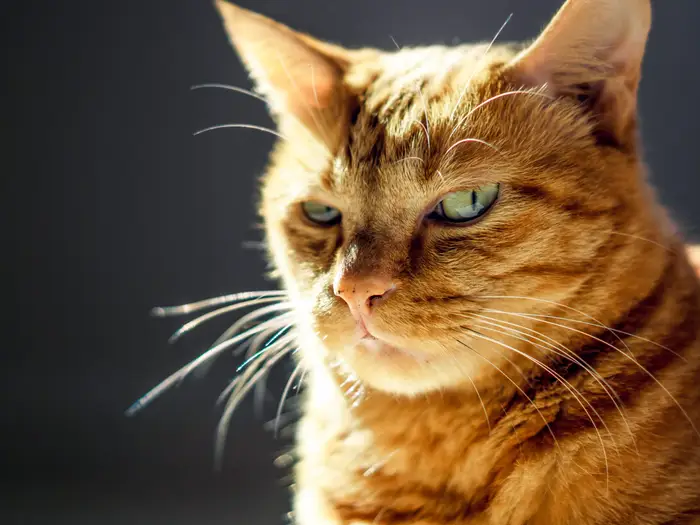
#> input picture 데이터 분석/Python-Data-Analysis-and-Image-Processing-Tutorial-master/07. OpenCV 이미지 연산/cat.jpg, 700 x 525 px
$ jupyter execute 'OpenCV 이미지 연산.ipynb'
#> lines starting #> are read from the running program, lines starting #| are printed output that depends on the picture; after the words box and inside, x2 and y2 are one past the last pixel; in counts of white or black regions, pixels touching at a corner belong together
<a href="https://colab.research.google.com/github/ndb796/Python-Data-Analysis-and-Image-Processing-Tutorial/blob/master/07.%20OpenCV%20%EC%9D%B4%EB%AF%B8%EC%A7%80%20%EC%97%B0%EC%82%B0/OpenCV%20%EC%9D%B4%EB%AF%B8%EC%A7%80%20%EC%97%B0%EC%82%B0.ipynb" target="_parent"></a>

## OpenCV 이미지 연산
[강의 노트](https://github.com/ndb796/Python-Data-Analysis-and-Image-Processing-Tutorial/blob/master/07.%20OpenCV%20%EC%9D%B4%EB%AF%B8%EC%A7%80%20%EC%97%B0%EC%82%B0/Python%20%EB%8D%B0%EC%9D%B4%ED%84%B0%20%EB%B6%84%EC%84%9D%EA%B3%BC%20%EC%9D%B4%EB%AF%B8%EC%A7%80%20%EC%B2%98%EB%A6%AC%20-%20OpenCV%20%EC%9D%B4%EB%AF%B8%EC%A7%80%20%EC%97%B0%EC%82%B0.pdf)

CoLab에서 파일을 업로드하는 방법은 다음과 같습니다.

[cell 1]
from google.colab import files
uploaded = files.upload()
#> the answer given: cat.jpg

OpenCV를 활용한 이미지 크기 및 픽셀 정보 확인

[cell 2]
import cv2
image = cv2.imread('cat.jpg')
#> image is the input picture: shape (525, 700, 3); mean B, G, R 61.6, 87.6, 111.7

# 픽셀 수 및 이미지 크기 확인
print(image.shape)
#| (525, 700, 3)
print(image.size)
#| 1102500

# 이미지 Numpy 객체의 특정 픽셀을 가리킵니다.
px = image[100, 100]
#> px = [42, 38, 37]

# B, G, R 순서로 출력됩니다.
# (단, Gray Scale인 경우에는 B, G, R로 구분되지 않습니다.)
print(px)
#| [42 38 37]

# R 값만 출력하기
print(px[2])
#| 37

OpenCV를 활용한 특정 범위 픽셀 변경

[cell 3]
import cv2
import matplotlib.pyplot as plt
import time

image = cv2.imread('cat.jpg')

start_time = time.time()
for i in range(0, 100):
    for j in range(0, 100):
        image[i, j] = [255, 255, 255]
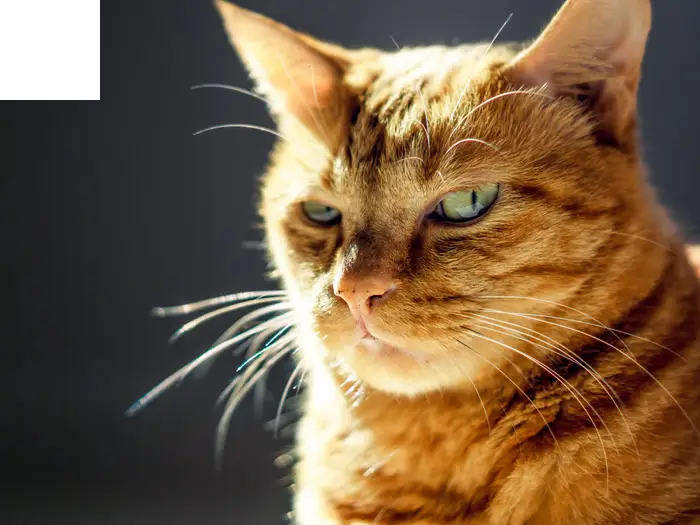
#> image: shape (525, 700, 3); 2.72% of pixels changed, all inside (x1, y1, x2, y2) = (0, 0, 100, 100)
print("--- %s seconds ---" % (time.time() - start_time))

start_time = time.time()
image[0:100, 0:100] = [0, 0, 0]
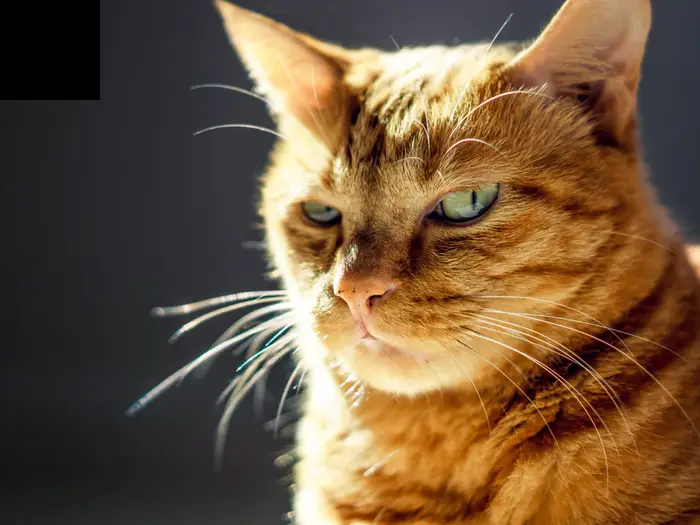
#> image: shape (525, 700, 3); 2.72% of pixels changed, all inside (x1, y1, x2, y2) = (0, 0, 100, 100)
print("--- %s seconds ---" % (time.time() - start_time))

plt.imshow(cv2.cvtColor(image, cv2.COLOR_BGR2RGB))
plt.show()

OpenCV를 활용한 ROI(Region of Interest: 관심 있는 영역) 추출

[cell 4]
import cv2
import matplotlib.pyplot as plt

image = cv2.imread('cat.jpg')

# Numpy Slicing: ROI 처리 가능
roi = image[300:450, 150:300]
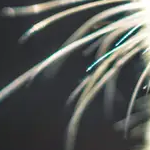
#> roi: shape (150, 150, 3); mean B, G, R 86, 89.4, 86.4

# ROI 단위로 이미지 복사하기
image[0:150, 0:150] = roi
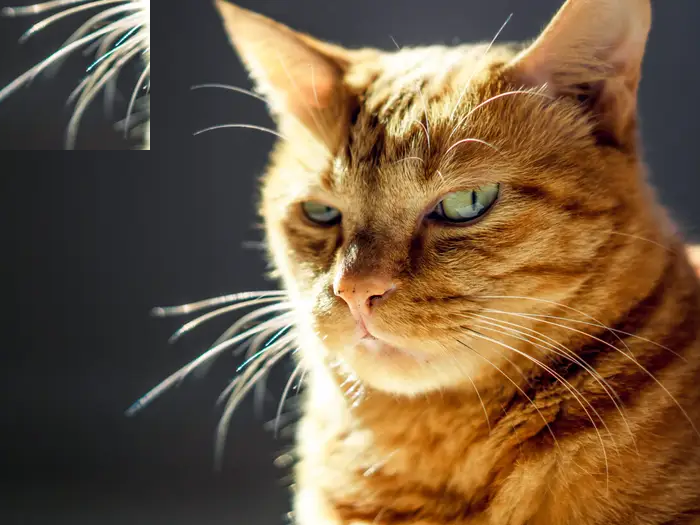
#> image: shape (525, 700, 3); 6.12% of pixels changed, all inside (x1, y1, x2, y2) = (0, 0, 150, 150)

plt.imshow(cv2.cvtColor(image, cv2.COLOR_BGR2RGB))
plt.show()

OpenCV를 활용한 픽셀별 색상 다루기

[cell 5]
import cv2
import matplotlib.pyplot as plt

image = cv2.imread('cat.jpg')
image[:, :, 2] = 0
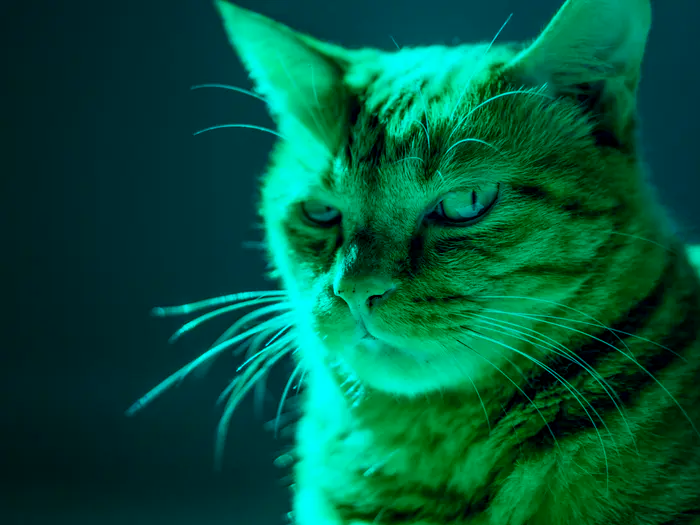
#> image: shape (525, 700, 3); mean B, G, R 61.6, 87.6, 0

plt.imshow(cv2.cvtColor(image, cv2.COLOR_BGR2RGB))
plt.show()
